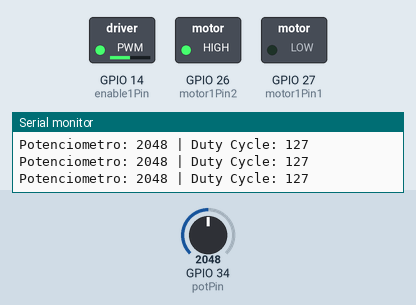
Recording of a sketch running on a simulated ESP32. Shown: switched loads named in the sketch (green lamp = pin HIGH), the last lines printed to the serial monitor. The test bench sets the inputs (shaded band); at power-on: GPIO 34 (potPin) = 2048.

Above: at 1.2 s.
1.3 s: GPIO 34 (potPin) set to 2866
At 2.5 s:
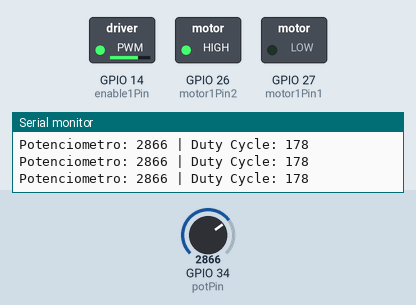
2.8 s: GPIO 34 (potPin) set to 3603
At 3.8 s:
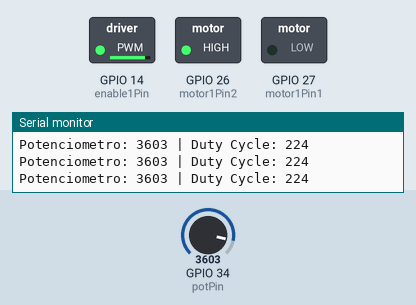
4.3 s: GPIO 34 (potPin) set to 491
At 5.2 s:
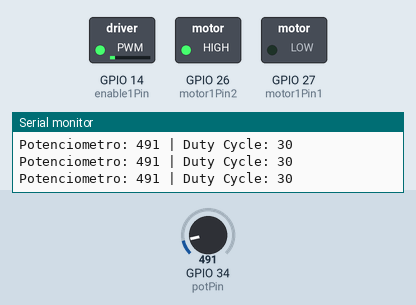
5.8 s: GPIO 34 (potPin) set to 0
At 6.5 s:
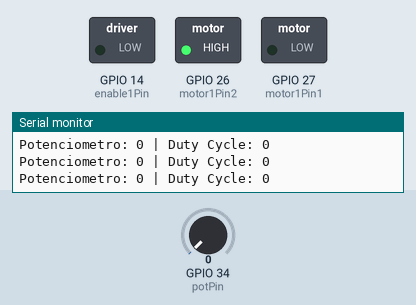
7.3 s: GPIO 34 (potPin) set to 2047
At 7.9 s:
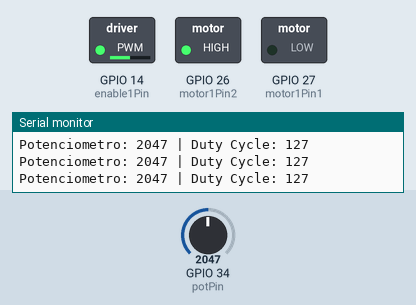
Timing chart, 0 to 9.8 s (numbered marks = the images above; inputs shaded):
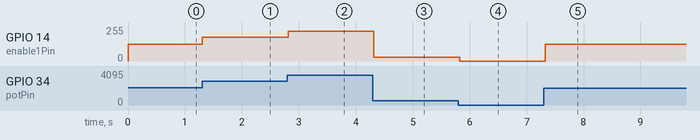

The sketch:

control_motor_pwm_esp32.ino
```cpp
// Motor A
int motor1Pin1 = 27;
int motor1Pin2 = 26;
int enable1Pin = 14;

// Potenciómetro
int potPin = 34;   // Pin ADC del ESP32

// Setting PWM properties
const int freq = 30000;
const int pwmChannel = 0;
const int resolution = 8;

int potValue = 0;
int dutyCycle = 0;

void setup() {
  // Pines del motor
  pinMode(motor1Pin1, OUTPUT);
  pinMode(motor1Pin2, OUTPUT);
  pinMode(enable1Pin, OUTPUT);

  // Configurar PWM
  ledcAttachChannel(enable1Pin, freq, resolution, pwmChannel);

  // Comunicación serial
  Serial.begin(115200);
  Serial.println("Control de velocidad con potenciometro");

  // Dirección fija del motor: adelante
  digitalWrite(motor1Pin1, LOW);
  digitalWrite(motor1Pin2, HIGH);
}

void loop() {
  // Leer el potenciómetro (ADC ESP32: 0 - 4095)
  potValue = analogRead(potPin);

  // Convertir lectura a PWM de 8 bits (0 - 255)
  dutyCycle = map(potValue, 0, 4095, 0, 255);

  // Aplicar velocidad al motor
  ledcWrite(enable1Pin, dutyCycle);

  // Mostrar datos en monitor serial
  Serial.print("Potenciometro: ");
  Serial.print(potValue);
  Serial.print(" | Duty Cycle: ");
  Serial.println(dutyCycle);

  delay(100);
}
```

Measured:
- after the input at 1.3 s, GPIO 14 (enable1Pin): 127/255 → 177/255 at once
- after the input at 2.8 s, GPIO 14 (enable1Pin): 177/255 → 223/255 at once
- after the input at 4.3 s, GPIO 14 (enable1Pin): 223/255 → 30/255 at once
- after the input at 5.8 s, GPIO 14 (enable1Pin): 30/255 → 0/255 at once
- after the input at 7.3 s, GPIO 14 (enable1Pin): 0/255 → 127/255 at once
